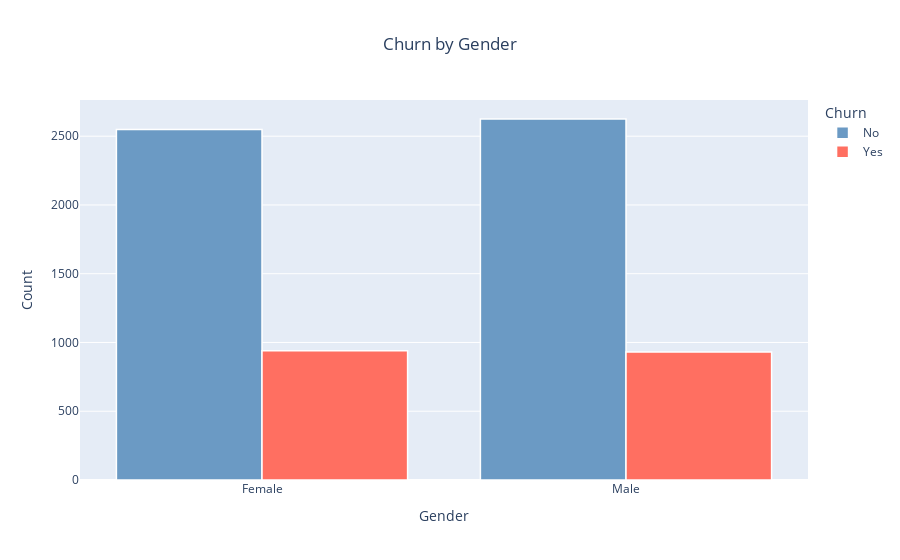

Notebook code for this chart:
### Code cell
fig = px.histogram(df, x='gender', color='Churn', barmode='group',
                   color_discrete_map=color_discrete_map,
                   title='Churn by Gender')
fig.update_layout(title_x=0.5, 
                  xaxis_title='Gender',
                  yaxis_title='Count',
                  legend_title_text='Churn',
                  bargap=0.2,
)
fig.update_traces(marker_line_width=1.5, marker_line_color='white',
                 hovertemplate='%{x}<br>%{y} customers<br>Churn: %{color}' 
                  )
fig.show()

### Figure 1 — Plotly figure (JSON) as saved in the notebook; plotly's stock layout.template omitted (floating-point values rounded to 4 significant figures; data arrays with more than 128 entries replaced by an {"elided": "..."} marker saying what was removed)
{"data": [{"alignmentgroup": "True", "bingroup": "x", "hovertemplate": "%{x}<br>%{y} customers<br>Churn: %{color}", "legendgroup": "No", "marker": {"color": "#6B9AC4", "line": {"color": "white", "width": 1.5}, "pattern": {"shape": ""}}, "name": "No", "offsetgroup": "No", "orientation": "v", "showlegend": true, "type": "histogram", "x": {"elided": "5174 str values"}, "xaxis": "x", "yaxis": "y"}, {"alignmentgroup": "True", "bingroup": "x", "hovertemplate": "%{x}<br>%{y} customers<br>Churn: %{color}", "legendgroup": "Yes", "marker": {"color": "#FF6F61", "line": {"color": "white", "width": 1.5}, "pattern": {"shape": ""}}, "name": "Yes", "offsetgroup": "Yes", "orientation": "v", "showlegend": true, "type": "histogram", "x": {"elided": "1869 str values"}, "xaxis": "x", "yaxis": "y"}], "layout": {"bargap": 0.2, "barmode": "group", "legend": {"title": {"text": "Churn"}, "tracegroupgap": 0}, "title": {"text": "Churn by Gender", "x": 0.5}, "xaxis": {"anchor": "y", "domain": [0, 1], "title": {"text": "Gender"}}, "yaxis": {"anchor": "x", "domain": [0, 1], "title": {"text": "Count"}}}}
